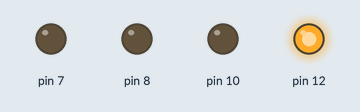
Simulated run of this sketch. Board: Arduino Uno, built with avr-gcc and run on an emulated ATmega328P. Parts: output pins drawn as LEDs (lit = HIGH).

Above: at 0.05 s.
At 0.55 s:
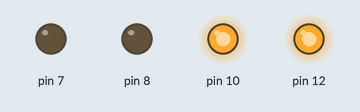
At 0.85 s:
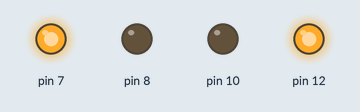
At 1.55 s:
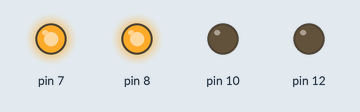
At 3.1 s:
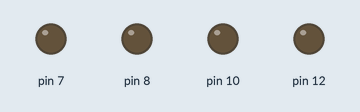
At 5.15 s:
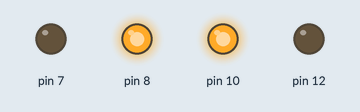
Timing chart, 0 to 5.5 s (numbered marks = the images above):
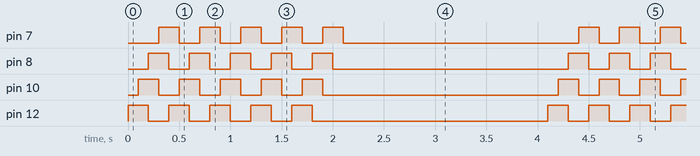

The sketch:

Blinks.ino
```cpp
int lightOn = 100;
int sleep = 2000;
int loopCnt = 5;
void setup() {
  pinMode(12, OUTPUT);
  pinMode(10, OUTPUT);
  pinMode(8, OUTPUT);
  pinMode(7, OUTPUT);
}
void loop() {
  digitalWrite(12, HIGH);
  for (int i = 0; i < loopCnt; ++i) {
    delay(lightOn);
    digitalWrite(7, LOW);
    digitalWrite(10, HIGH);
    delay(lightOn);
    digitalWrite(12, LOW);
    digitalWrite(8, HIGH);
    delay(lightOn);
    digitalWrite(10, LOW);
    digitalWrite(7, HIGH);
    delay(lightOn);
    digitalWrite(8, LOW);
    digitalWrite(12, HIGH);
  }
  digitalWrite(12, LOW); // Yes, it should turn down immediately.
  delay(lightOn);
  digitalWrite(7, LOW);
  delay(sleep);
  }
```

Measured:
- by itself, pin 7, pin 8, pin 10, pin 12: repeats every 4.1 s: 4 × (LOW 0.20 s, HIGH 0.20 s), LOW 2.3 s, HIGH 0.20 s
- by itself, everything shown: repeats every 4.1 s, in 22 steps
